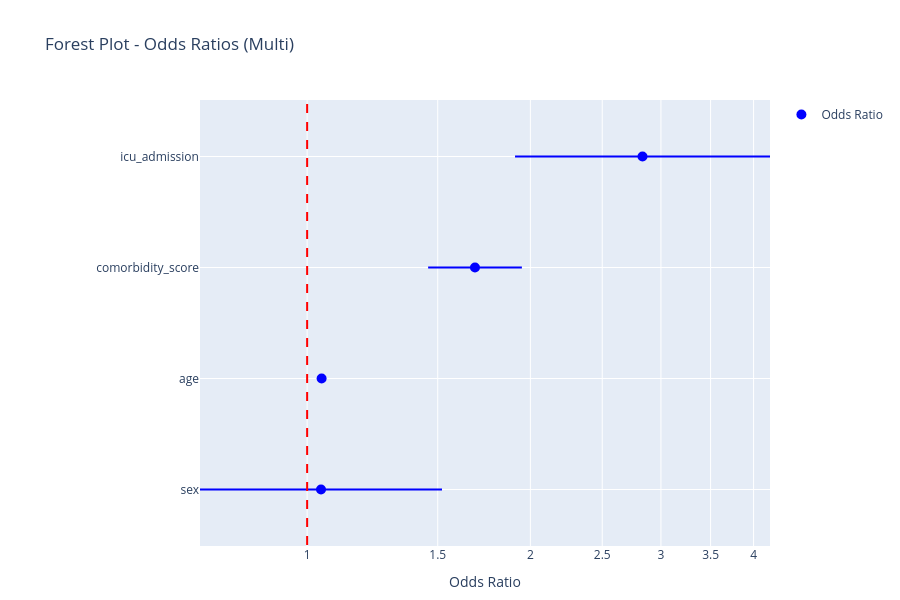
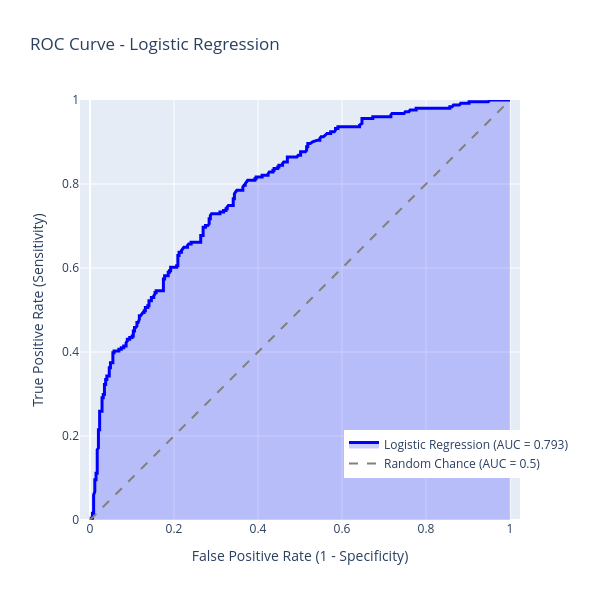
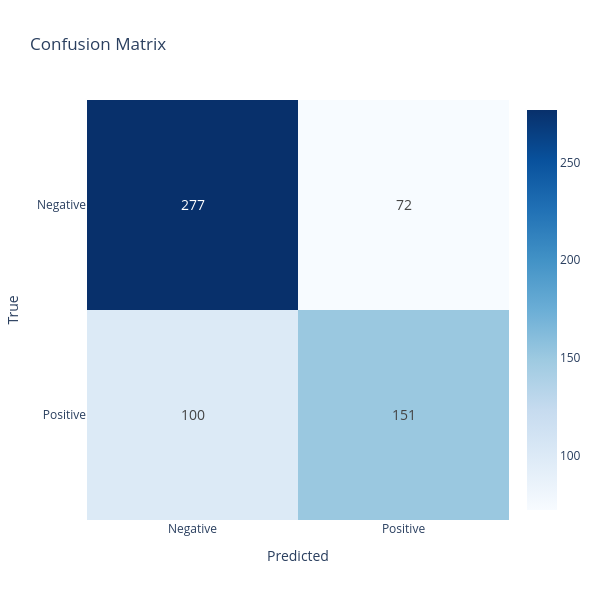

Source (notebook cell) for these figures, in order:
### Markdown cell above
## 11. Displaying Selected Results

You do not need to display everything at once. Pass lists of specific metric names to display only what is relevant for your analysis.

### Code cell
# A focused publication-ready summary
model.summary(
    assumptions=["Events Per Variable (EPV)", "VIF", "Influential Outliers"],
    performance=["AUC-ROC", "Accuracy", "Precision", "Recall", "F1 Score",
                 "Nagelkerke R2", "AIC", "BIC", "Confusion Matrix"],
    cross_val=["Mean Accuracy", "Standard Deviation"],
    plots=["forest_plot", "roc_curve", "confusion_matrix"],
    vif_threshold=5.0
)

### Figure 1 — Plotly figure (JSON) as saved in the notebook; plotly's stock layout.template omitted (floating-point values rounded to 4 significant figures)
{"data": [{"hovertemplate": "%{y}<br>%{x:.3f}<extra></extra>", "marker": {"color": "blue", "size": 10}, "mode": "markers", "name": "Odds Ratio", "type": "scatter", "x": [1.044, 1.046, 1.684, 2.833], "y": ["sex", "age", "comorbidity_score", "icu_admission"]}, {"hoverinfo": "skip", "line": {"color": "blue", "width": 2}, "mode": "lines", "showlegend": false, "type": "scatter", "x": [0.717, 1.52], "y": ["sex", "sex"]}, {"hoverinfo": "skip", "line": {"color": "blue", "width": 2}, "mode": "lines", "showlegend": false, "type": "scatter", "x": [1.036, 1.057], "y": ["age", "age"]}, {"hoverinfo": "skip", "line": {"color": "blue", "width": 2}, "mode": "lines", "showlegend": false, "type": "scatter", "x": [1.456, 1.948], "y": ["comorbidity_score", "comorbidity_score"]}, {"hoverinfo": "skip", "line": {"color": "blue", "width": 2}, "mode": "lines", "showlegend": false, "type": "scatter", "x": [1.907, 4.209], "y": ["icu_admission", "icu_admission"]}], "layout": {"height": 600, "margin": {"b": 50, "l": 200, "r": 100, "t": 100}, "shapes": [{"line": {"color": "red", "dash": "dash", "width": 2}, "type": "line", "x0": 1, "x1": 1, "y0": -0.5, "y1": 3.5}], "title": {"text": "Forest Plot - Odds Ratios (Multi)"}, "xaxis": {"title": {"text": "Odds Ratio"}, "type": "log"}, "yaxis": {"automargin": true, "tickmode": "array", "ticktext": ["sex", "age", "comorbidity_score", "icu_admission"], "tickvals": ["sex", "age", "comorbidity_score", "icu_admission"], "title": {"text": ""}}}}

### Figure 2 — Plotly figure (JSON) as saved in the notebook; plotly's stock layout.template omitted (floating-point values rounded to 4 significant figures; data arrays with more than 128 entries replaced by an {"elided": "..."} marker saying what was removed)
{"data": [{"fill": "tozeroy", "fillcolor": "rgba(0, 0, 255, 0.2)", "hovertemplate": "FPR: %{x:.3f}<br>TPR: %{y:.3f}<extra></extra>", "line": {"color": "blue", "width": 3}, "mode": "lines", "name": "Logistic Regression (AUC = 0.793)", "type": "scatter", "x": {"elided": "279 float values"}, "y": {"elided": "279 float values"}}, {"hoverinfo": "skip", "line": {"color": "gray", "dash": "dash", "width": 2}, "mode": "lines", "name": "Random Chance (AUC = 0.5)", "type": "scatter", "x": [0, 1], "y": [0, 1]}], "layout": {"height": 600, "hovermode": "closest", "legend": {"x": 0.6, "y": 0.1}, "showlegend": true, "title": {"text": "ROC Curve - Logistic Regression"}, "width": 600, "xaxis": {"range": [0, 1], "title": {"text": "False Positive Rate (1 - Specificity)"}}, "yaxis": {"range": [0, 1], "scaleanchor": "x", "scaleratio": 1, "title": {"text": "True Positive Rate (Sensitivity)"}}}}

### Figure 3 — Plotly figure (JSON) as saved in the notebook; plotly's stock layout.template omitted (floating-point values rounded to 4 significant figures)
{"data": [{"colorscale": [[0, "rgb(247,251,255)"], [0.125, "rgb(222,235,247)"], [0.25, "rgb(198,219,239)"], [0.375, "rgb(158,202,225)"], [0.5, "rgb(107,174,214)"], [0.625, "rgb(66,146,198)"], [0.75, "rgb(33,113,181)"], [0.875, "rgb(8,81,156)"], [1, "rgb(8,48,107)"]], "hovertemplate": "True: %{y}<br>Predicted: %{x}<br>Count: %{z}<extra></extra>", "showscale": true, "text": [["277", "72"], ["100", "151"]], "textfont": {"size": 14}, "texttemplate": "%{text}", "type": "heatmap", "x": ["Negative", "Positive"], "y": ["Negative", "Positive"], "z": [[277, 72], [100, 151]]}], "layout": {"height": 600, "title": {"text": "Confusion Matrix"}, "width": 600, "xaxis": {"title": {"text": "Predicted"}}, "yaxis": {"autorange": "reversed", "title": {"text": "True"}}}}
